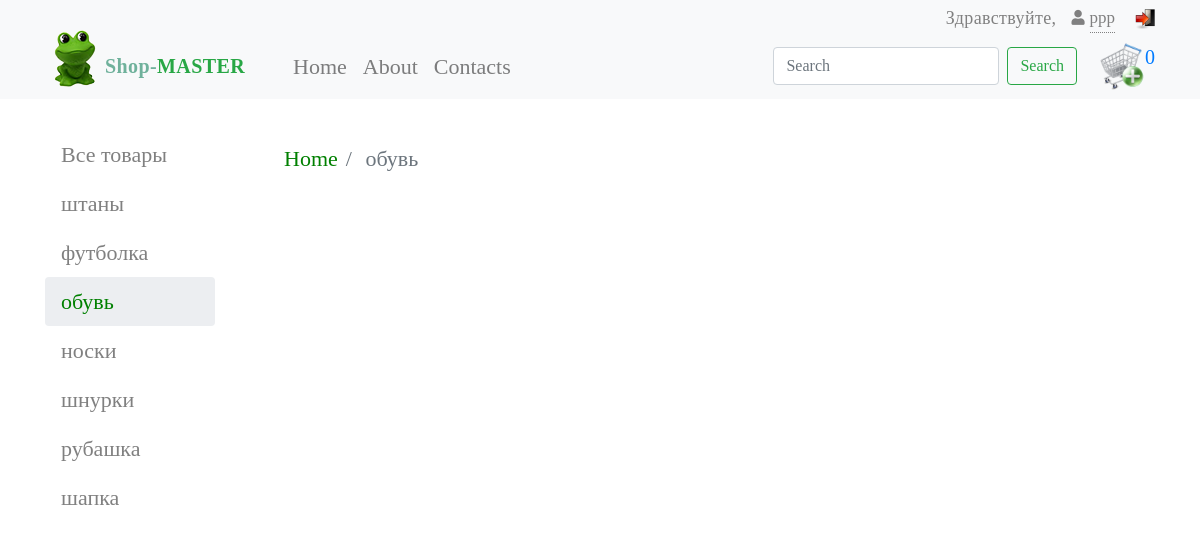
Page /cat.php?id=3 (signed in) on the committed database.
### tables this page shows
CREATE TABLE `users` (
  `id` int(11) NOT NULL,
  `login` varchar(255) NOT NULL,
  `phone` varchar(255) NOT NULL,
  `email` varchar(255) NOT NULL,
  `password` varchar(255) NOT NULL,
  `confirm_mail` varchar(255) NOT NULL,
  `verified` int(11) DEFAULT '0'
);

CREATE TABLE `categories` (
  `id` int(11) NOT NULL,
  `title` varchar(255) NOT NULL
);

### cat.php (the view, shortened to what this page needs)
<?php
include $_SERVER['DOCUMENT_ROOT'] . '/configs/db.php';
include $_SERVER['DOCUMENT_ROOT'] . '/parts/header.php';
?>
<div class="container" style="margin-top: 130px">
	<div class="row mt-4">
	  <div class="col-2"  style="position: fixed;">
	  <?php
        include $_SERVER['DOCUMENT_ROOT'] . '/parts/cat_nav.php';
      ?>
	  </div>
	  <div class="col-10 ml-auto px-0">
	<?php
	$sql = "SELECT * FROM categories WHERE id=" . $_GET['id'];
	$category = mysqli_fetch_assoc($conn->query($sql));
	?>
	<nav aria-label="breadcrumb " >
	  <ol class="breadcrumb mx-5 bg-white">
	    <li class="breadcrumb-item"><a href="/" style="color: green">Home</a></li>
	    <li class="breadcrumb-item active" aria-current="page">
	    	<?php echo $category['title']; ?>
	    </li>
	  </ol>
	</nav>
<?php
include $_SERVER['DOCUMENT_ROOT'] . '/parts/footer.php';
?>

### parts/header.php (shortened to what this page needs)
<!DOCTYPE html>
<html lang="ru">
<head>
  <link rel="stylesheet" href="https://use.fontawesome.com/releases/v5.6.0/css/all.css">
	<link rel="stylesheet" href="assets/css/bootstrap-reboot.min.css">
	<link rel="stylesheet" href="assets/css/bootstrap.min.css">
	<link rel="stylesheet" type="text/css" href="assets/css/main.css">
</head>
<body>
  <div class="navigation bg-light" style="position: fixed; top: 0; z-index: 10; width: 100%">
     <div class="container">
      <div class="navbar-light">
        <div class="d-flex" style="margin-left: auto; max-width: 420px">
          <p style="margin-right: 15px; margin-top: 5px; margin-left: auto; color: grey">Здравствуйте,</p>
          <i class="fa fa-user" style="font-size: 15px; margin-top: 10px; margin-right: 5px; color: grey"></i>
           <?php
              if(isset($_COOKIE["user"])) {
                $sql = "SELECT * FROM users WHERE id=" . $_COOKIE["user"];
                $result = mysqli_query($conn, $sql);
                $user = mysqli_fetch_assoc($result);
                ?>
                <a href="private_office.php" id="come-in" class="come-in" title="Личный кабинет">
                  <?php echo $user["login"]; ?>
                </a>
                <a href="exit.php" title="Выйти" style="width: 20px; margin-left: 20px">
                  <img src="assets/img/application-exit.png" style="width: 100%">
                </a>
                <?php
              } else {
              ?>
          <a href="login.php" id="come-in" class="come-in" title="Войти" style="">
              войдите в личный кабинет
          </a>
          <?php
            }
          ?>
        </div>
      </div>
      <nav class="navbar navbar-expand-lg navbar-light px-0" >
          <a class="navbar-brand" href="/" title="На главную">
            <img class="mb-3" src="assets/img/logo.png" alt="logo">
            <p>
              Shop-<span>master</span>
            </p>
          </a>
          <div class="collapse navbar-collapse" id="navbarSupportedContent">
            <ul class="navbar-nav mr-auto">
              <li class="nav-item  <?php if($page == "home"){ echo 'active'; } ?>">
                <a class="nav-link " href="/" title="На главную">Home <span class="sr-only">(current)</span></a>
              </li>
               <li class="nav-item  <?php if($page == "about"){ echo 'active'; } ?>">
                <a class="nav-link" href="/about.php">About</a>
              </li>
               <li class="nav-item  <?php if($page == "contacts"){ echo 'active'; } ?>">
                <a class="nav-link" href="/contacts.php">Contacts</a>
              </li>
            </ul>
            <form class="form-inline my-2 my-lg-0 ">
              <input class="form-control mr-sm-2" type="search" placeholder="Search" aria-label="Search">
              <button class="btn btn-outline-success my-2 my-sm-0" type="submit">
                Search
              </button>
              <a href="basket.php" class="basket my-2 my-sm-0 d-flex "  id="go-basket" style="text-decoration: none;">
                  <img src="assets/img/shopcartadd.png" alt="Корзина" title="Корзина">
                <span style="font-size: 20px">
                   <?php
                    if (isset($_COOKIE['basket'])){
                    $cookie = json_decode($_COOKIE['basket'], true);
                      echo count($cookie['basket']);
                    }else{
                    echo "0";
                    }
                  ?>
                </span>
              </a>
            </form>
          </div>
      </nav>
    </div>
  </div>

### parts/cat_nav.php
<div class="nav flex-column nav-pills" id="v-pills-tab" role="tablist" aria-orientation="vertical">
	<?php
	if(!isset($_GET["id"])) {
			echo "<a class='nav-link active' style='color: green; background: #eceef1;' href='/'>Все товары</a>";
		} else {
			echo "<a class='nav-link ' style='color: grey;' href='/'>Все товары</a>";
		}
		$sql = "SELECT * FROM categories";
		$result = $conn->query($sql);
		while($row = mysqli_fetch_assoc($result)) {
			if(isset($_GET['id']) && $_GET['id'] == $row['id']) {
				echo "<a class='nav-link active' style='color: green; background: #eceef1;' href='/cat.php?id=" . $row['id'] . "'>" . $row['title'] . "</a>";
			} else {
				echo "<a class='nav-link' style='color: grey' href='/cat.php?id=" . $row['id'] . "'>" . $row['title'] . "</a>";
			}
		}
	?>
</div>

### assets/css/main.css (style rules this page uses)
body { font-family: 'Open Sans 300', serif; font-size: 22px; padding: 0; margin: 0; }
div, p, form, input, a, span, button, textarea { box-sizing: border-box; outline: none; }
input, a, span, button, textarea { cursor: pointer; }
p { margin: 0; font-size: 18px; letter-spacing: 0.02em; }
.basket { border: none; background: transparent; width: 48px; height: 48px; margin-right: 10px; margin-left: 20px; outline: none; }
.basket img { width: 100%; height: 100%; }
.navbar-brand { border: none; background: transparent; width: 60px; height: 70px; margin-right: 180px; margin-top: -10px; margin-bottom: -10px; outline: none; display: flex; align-items: center; }
.navbar-brand p { font-size: 20px; font-weight: 700; color: #6fb19b; }
.navbar-brand span { font-size: 20px; text-transform: uppercase; font-weight: 900; color: #28a745; }
.navbar-brand img { background: transparent; width: 100%; height: 100%; }
.come-in { font-size: 17px; margin-bottom: 0; margin-top: 5px; color: grey; border-bottom: 1px dotted grey; }

### rows in the picture
users: login "ppp"
categories: title "штаны"
categories: title "футболка"
categories: title "обувь"
categories: title "носки"
categories: title "шнурки"
categories: title "рубашка"
categories: title "шапка"
